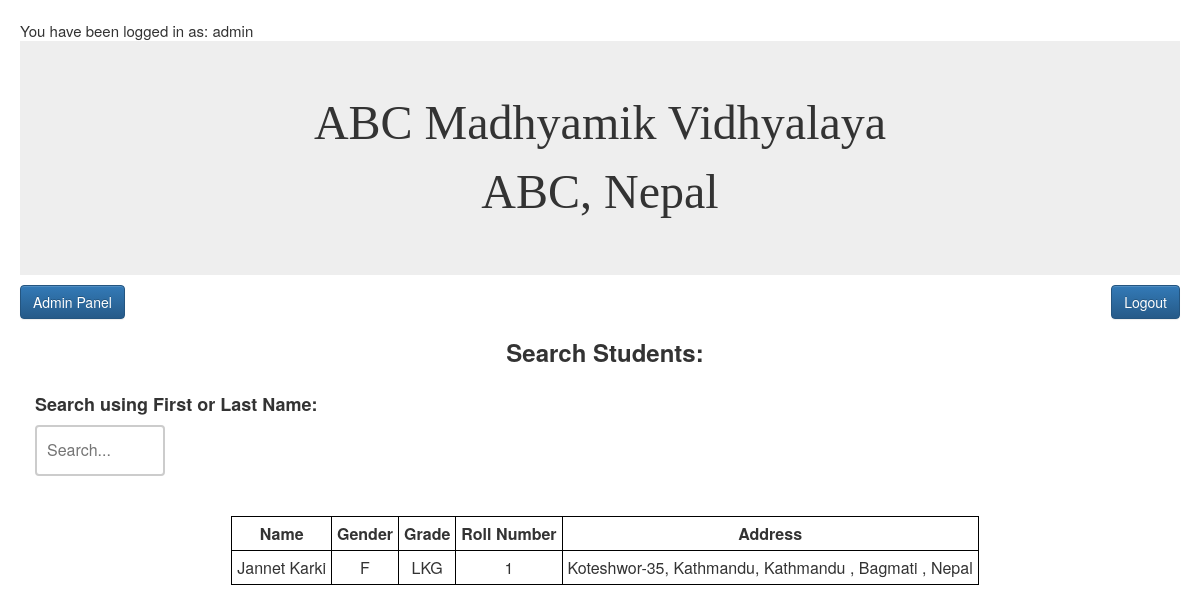
/searchstudents.php?term=Jannet (signed in), run on the app's committed database.
### tables this page shows
CREATE TABLE `studentinfo` (
  `student_id` varchar(15) NOT NULL,
  `fname` varchar(30) NOT NULL,
  `mname` varchar(30) DEFAULT NULL,
  `lname` varchar(30) NOT NULL,
  `gender` enum('M','F') NOT NULL,
  `dobad` date NOT NULL,
  `dobbs` date NOT NULL,
  `doa` date NOT NULL,
  `email` varchar(30) NOT NULL,
  `adgrade` varchar(15) NOT NULL,
  `rollno` int(11) NOT NULL,
  `address_temp_street` varchar(30) DEFAULT NULL,
  `address_temp_ward` int(11) DEFAULT NULL,
  `address_temp_vdcmun` varchar(30) DEFAULT NULL,
  `address_temp_district` varchar(20) DEFAULT NULL,
  `address_temp_zone` varchar(20) DEFAULT NULL,
  `address_temp_country` varchar(20) DEFAULT NULL,
  `address_per_street` varchar(20) NOT NULL,
  `address_per_ward` int(11) NOT NULL,
  `address_per_vdcmun` varchar(20) NOT NULL,
  `address_per_district` varchar(20) NOT NULL,
  `address_per_zone` varchar(20) NOT NULL,
  `address_per_country` varchar(20) NOT NULL
);

### searchstudents.php (the view, shortened to what this page needs)
<?php
include_once('control.php');
?>
<!DOCTYPE html>
<html>
<head>
<link rel="stylesheet" href="bootstrap-3.3.7-dist/css/bootstrap.min.css"/>
<link rel="stylesheet" href="bootstrap-3.3.7-dist/css/bootstrap-theme.min.css">
<link id="theme-style" rel="stylesheet" href="css/style.css">
</head>
<body>
<div class="jumbotron"><center><font face="Analecta" size="13">ABC Madhyamik Vidhyalaya</font><br><font face="Analecta" size="10">ABC, Nepal</font></center></div>
<a href="adminhome.php" class="btn btn-primary" role="button">Admin Panel</a>
<a href="logout.php" class="btn btn-primary pull-right" role="button"  target="_top">Logout</a>
<div class="container">
<h3 style="text-align: center; margin-bottom: 30px;">Search Students:</h3>
<form action="" method="post">
<h4>Search using First or Last Name:</h4><input type="text" name="term" placeholder="Search..."><br>
</form>
<div id="result" style="margin-top: 40px;">
<?php
if (!empty($_REQUEST['term'])) {
$term = $_REQUEST['term'];
$qry = "SELECT fname, mname, lname, gender, adgrade, rollno, address_per_street, address_per_ward, address_per_vdcmun, address_per_district, address_per_zone, address_per_country FROM studentinfo WHERE fname LIKE '%".$term."%' OR lname LIKE '%".$term."%'";
$result = $db-> query($qry);
if ($result->num_rows > 0) {
         echo "<center><table><tr><th>Name</th><th>Gender</th><th>Grade</th><th>Roll Number</th><th>Address</th></tr>";
     while($row = $result->fetch_assoc()) {
         echo "<tr><td>". $row["fname"]. " " . $row["mname"]. " " . $row["lname"] . "</td><td>" .$row["gender"]. "</td><td>" .$row["adgrade"]."</td><td>".$row["rollno"]."</td><td>".$row["address_per_street"]."-".$row["address_per_ward"].", ".$row["address_per_vdcmun"].", ".$row["address_per_district"]." , ".$row["address_per_zone"]." , ".$row["address_per_country"]."</td></tr>";
     }
        echo "</table></center>";
} else {
     echo "No results";
}}
?>
</div>

### css/style.css (style rules this page uses)
html, body { position: relative; height: 100%; font-size: 15px; padding: 10px; -webkit-font-smoothing: antialiased; -moz-osx-font-smoothing: grayscale; }
h1,h2,h3,h4,h5,h6 { font-weight: 700; }
a { color: #CB4335; -webkit-transition: all 0.4s ease-in-out; -moz-transition: all 0.4s ease-in-out; -ms-transition: all 0.4s ease-in-out; -o-transition: all 0.4s ease-in-out; }
.jumbotron { margin-bottom: 10px; }

### searchstudents.php (style rules this page uses)
table, th, td { border: 1px solid black; text-align: center; padding: 5px; }
input[type=text] { width: 130px; box-sizing: border-box; border: 2px solid #ccc; border-radius: 4px; font-size: 16px; padding: 12px 20px 12px 10px; -webkit-transition: width 0.4s ease-in-out; transition: width 0.4s ease-in-out; }

### data on the page
studentinfo: fname "Jannet", lname "Karki", gender "F", adgrade "LKG", rollno "1", address_per_street "Koteshwor", address_per_ward "35", address_per_vdcmun "Kathmandu", address_per_district "Kathmandu", address_per_zone "Bagmati", address_per_country "Nepal"

### other printed values
$_SESSION["CurrentUser"] "admin"
